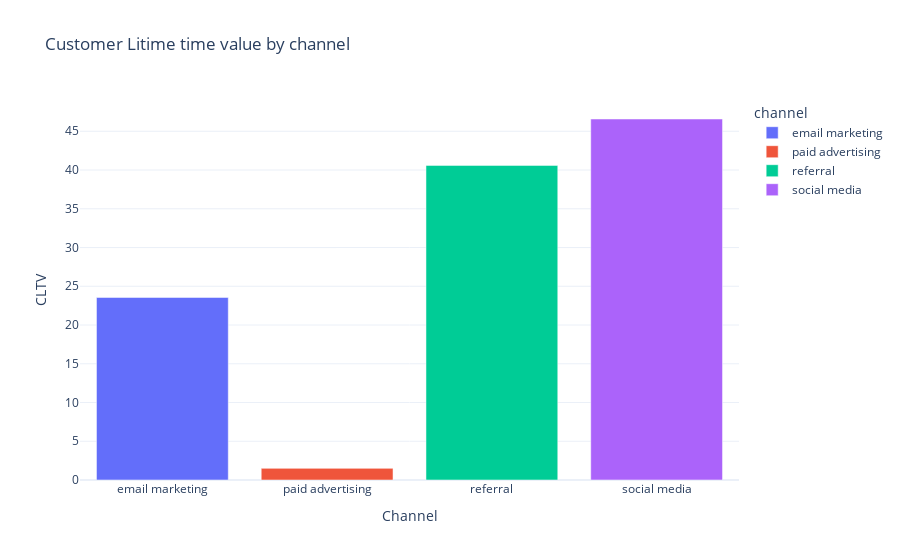

The notebook cell saved with this chart:
### Code cell
#Customer Lifetime Value - calculate the customer lifetime value from each channel.

data['cltv']=(data['revenue']-data['cost'])* data['conversion_rate'] / data['cost']
plt.figure(figsize=(8,6))

channel_cltv=data.groupby('channel')['cltv'].mean().reset_index()
fig= px.bar(channel_cltv,x='channel',y='cltv', color='channel',title='Customer Litime time value by channel')

fig.update_xaxes(title='Channel')
fig.update_yaxes(title='CLTV')

### Figure 1 — Plotly figure (JSON) as saved in the notebook; plotly's stock layout.template omitted (floating-point values rounded to 4 significant figures)
{"data": [{"alignmentgroup": "True", "hovertemplate": "channel=%{x}<br>cltv=%{y}<extra></extra>", "legendgroup": "email marketing", "marker": {"color": "#636efa", "pattern": {"shape": ""}}, "name": "email marketing", "offsetgroup": "email marketing", "orientation": "v", "showlegend": true, "textposition": "auto", "type": "bar", "x": ["email marketing"], "xaxis": "x", "y": [23.56], "yaxis": "y"}, {"alignmentgroup": "True", "hovertemplate": "channel=%{x}<br>cltv=%{y}<extra></extra>", "legendgroup": "paid advertising", "marker": {"color": "#EF553B", "pattern": {"shape": ""}}, "name": "paid advertising", "offsetgroup": "paid advertising", "orientation": "v", "showlegend": true, "textposition": "auto", "type": "bar", "x": ["paid advertising"], "xaxis": "x", "y": [1.501], "yaxis": "y"}, {"alignmentgroup": "True", "hovertemplate": "channel=%{x}<br>cltv=%{y}<extra></extra>", "legendgroup": "referral", "marker": {"color": "#00cc96", "pattern": {"shape": ""}}, "name": "referral", "offsetgroup": "referral", "orientation": "v", "showlegend": true, "textposition": "auto", "type": "bar", "x": ["referral"], "xaxis": "x", "y": [40.6], "yaxis": "y"}, {"alignmentgroup": "True", "hovertemplate": "channel=%{x}<br>cltv=%{y}<extra></extra>", "legendgroup": "social media", "marker": {"color": "#ab63fa", "pattern": {"shape": ""}}, "name": "social media", "offsetgroup": "social media", "orientation": "v", "showlegend": true, "textposition": "auto", "type": "bar", "x": ["social media"], "xaxis": "x", "y": [46.58], "yaxis": "y"}], "layout": {"barmode": "relative", "legend": {"title": {"text": "channel"}, "tracegroupgap": 0}, "title": {"text": "Customer Litime time value by channel"}, "xaxis": {"anchor": "y", "categoryarray": ["email marketing", "paid advertising", "referral", "social media"], "categoryorder": "array", "domain": [0, 1], "title": {"text": "Channel"}}, "yaxis": {"anchor": "x", "domain": [0, 1], "title": {"text": "CLTV"}}}}
